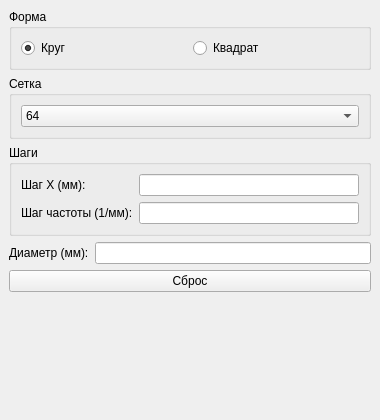
<?xml version="1.0" encoding="UTF-8"?>
<ui version="4.0">
 <class>ParamWindow</class>
 <widget class="QMainWindow" name="ParamWindow">
  <property name="geometry">
   <rect>
    <x>0</x>
    <y>0</y>
    <width>380</width>
    <height>420</height>
   </rect>
  </property>
  <property name="windowTitle">
   <string>Fourier Parameters</string>
  </property>
  <widget class="QWidget" name="centralwidget">
   <layout class="QVBoxLayout" name="verticalLayout">
    <item>
     <widget class="QGroupBox" name="groupShape">
      <property name="title">
       <string>Форма</string>
      </property>
      <layout class="QHBoxLayout" name="shapeLayout">
       <item>
        <widget class="QRadioButton" name="rbCircle">
         <property name="text">
          <string>Круг</string>
         </property>
         <property name="checked">
          <bool>true</bool>
         </property>
        </widget>
       </item>
       <item>
        <widget class="QRadioButton" name="rbSquare">
         <property name="text">
          <string>Квадрат</string>
         </property>
        </widget>
       </item>
      </layout>
     </widget>
    </item>
    <item>
     <widget class="QGroupBox" name="groupGrid">
      <property name="title">
       <string>Сетка</string>
      </property>
      <layout class="QVBoxLayout" name="gridLayout_2">
       <item>
        <widget class="QComboBox" name="cbSize">
         <item>
          <property name="text">
           <string>64</string>
          </property>
         </item>
         <item>
          <property name="text">
           <string>128</string>
          </property>
         </item>
         <item>
          <property name="text">
           <string>256</string>
          </property>
         </item>
         <item>
          <property name="text">
           <string>512</string>
          </property>
         </item>
         <item>
          <property name="text">
           <string>1024</string>
          </property>
         </item>
        </widget>
       </item>
      </layout>
     </widget>
    </item>
    <item>
     <widget class="QGroupBox" name="groupSteps">
      <property name="title">
       <string>Шаги</string>
      </property>
      <layout class="QFormLayout" name="stepsFormLayout">
       <item row="0" column="0">
        <widget class="QLabel" name="labelStepX">
         <property name="text">
          <string>Шаг X (мм):</string>
         </property>
        </widget>
       </item>
       <item row="0" column="1">
        <widget class="QLineEdit" name="edStepX"/>
       </item>
       <item row="1" column="0">
        <widget class="QLabel" name="labelStepFreq">
         <property name="text">
          <string>Шаг частоты (1/мм):</string>
         </property>
        </widget>
       </item>
       <item row="1" column="1">
        <widget class="QLineEdit" name="edStepFreq"/>
       </item>
      </layout>
     </widget>
    </item>
    <item>
     <layout class="QFormLayout" name="diameterFormLayout">
      <item row="0" column="0">
       <widget class="QLabel" name="labelDiameter">
        <property name="text">
         <string>Диаметр (мм):</string>
        </property>
       </widget>
      </item>
      <item row="0" column="1">
       <widget class="QLineEdit" name="edDiameter"/>
      </item>
     </layout>
    </item>
    <item>
     <widget class="QPushButton" name="btnReset">
      <property name="text">
       <string>Сброс</string>
      </property>
     </widget>
    </item>
    <item>
     <spacer name="verticalSpacer">
      <property name="orientation">
       <enum>Qt::Vertical</enum>
      </property>
      <property name="sizeHint" stdset="0">
       <size>
        <width>20</width>
        <height>40</height>
       </size>
      </property>
     </spacer>
    </item>
   </layout>
  </widget>
 </widget>
 <resources/>
 <connections/>
</ui>
